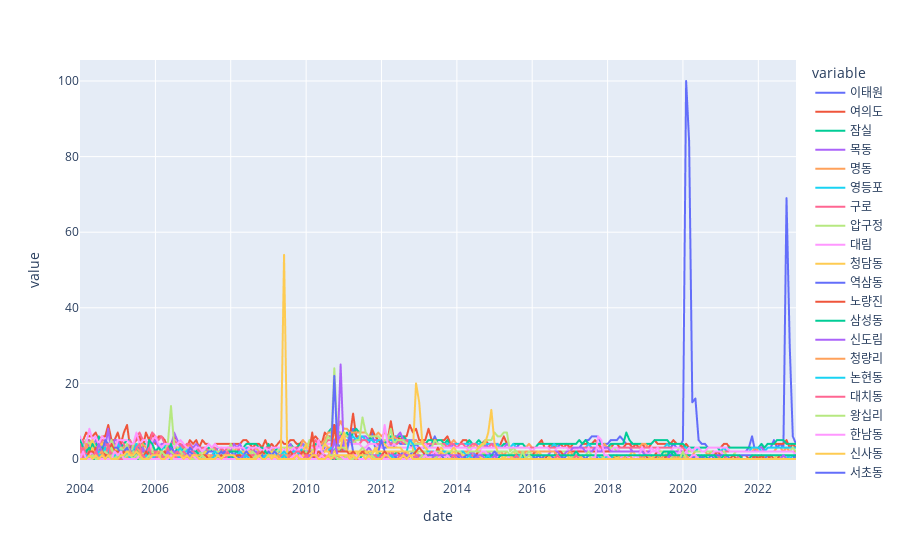

Source (notebook cell):
### Code cell
figure = px.line(df, x="date", y=kw[:50])
figure.show()

### Figure 1 — Plotly figure (JSON) as saved in the notebook; plotly's stock layout.template omitted (floating-point values rounded to 4 significant figures; data arrays with more than 128 entries replaced by an {"elided": "..."} marker saying what was removed)
{"data": [{"hovertemplate": "variable=이태원<br>date=%{x}<br>value=%{y}<extra></extra>", "legendgroup": "이태원", "line": {"color": "#636efa", "dash": "solid"}, "marker": {"symbol": "circle"}, "mode": "lines", "name": "이태원", "showlegend": true, "type": "scattergl", "x": {"elided": "229 str values"}, "xaxis": "x", "y": {"elided": "229 int values"}, "yaxis": "y"}, {"hovertemplate": "variable=여의도<br>date=%{x}<br>value=%{y}<extra></extra>", "legendgroup": "여의도", "line": {"color": "#EF553B", "dash": "solid"}, "marker": {"symbol": "circle"}, "mode": "lines", "name": "여의도", "showlegend": true, "type": "scattergl", "x": {"elided": "229 str values"}, "xaxis": "x", "y": {"elided": "229 int values"}, "yaxis": "y"}, {"hovertemplate": "variable=잠실<br>date=%{x}<br>value=%{y}<extra></extra>", "legendgroup": "잠실", "line": {"color": "#00cc96", "dash": "solid"}, "marker": {"symbol": "circle"}, "mode": "lines", "name": "잠실", "showlegend": true, "type": "scattergl", "x": {"elided": "229 str values"}, "xaxis": "x", "y": {"elided": "229 int values"}, "yaxis": "y"}, {"hovertemplate": "variable=목동<br>date=%{x}<br>value=%{y}<extra></extra>", "legendgroup": "목동", "line": {"color": "#ab63fa", "dash": "solid"}, "marker": {"symbol": "circle"}, "mode": "lines", "name": "목동", "showlegend": true, "type": "scattergl", "x": {"elided": "229 str values"}, "xaxis": "x", "y": {"elided": "229 int values"}, "yaxis": "y"}, {"hovertemplate": "variable=명동<br>date=%{x}<br>value=%{y}<extra></extra>", "legendgroup": "명동", "line": {"color": "#FFA15A", "dash": "solid"}, "marker": {"symbol": "circle"}, "mode": "lines", "name": "명동", "showlegend": true, "type": "scattergl", "x": {"elided": "229 str values"}, "xaxis": "x", "y": {"elided": "229 int values"}, "yaxis": "y"}, {"hovertemplate": "variable=영등포<br>date=%{x}<br>value=%{y}<extra></extra>", "legendgroup": "영등포", "line": {"color": "#19d3f3", "dash": "solid"}, "marker": {"symbol": "circle"}, "mode": "lines", "name": "영등포", "showlegend": true, "type": "scattergl", "x": {"elided": "229 str values"}, "xaxis": "x", "y": {"elided": "229 int values"}, "yaxis": "y"}, {"hovertemplate": "variable=구로<br>date=%{x}<br>value=%{y}<extra></extra>", "legendgroup": "구로", "line": {"color": "#FF6692", "dash": "solid"}, "marker": {"symbol": "circle"}, "mode": "lines", "name": "구로", "showlegend": true, "type": "scattergl", "x": {"elided": "229 str values"}, "xaxis": "x", "y": {"elided": "229 int values"}, "yaxis": "y"}, {"hovertemplate": "variable=압구정<br>date=%{x}<br>value=%{y}<extra></extra>", "legendgroup": "압구정", "line": {"color": "#B6E880", "dash": "solid"}, "marker": {"symbol": "circle"}, "mode": "lines", "name": "압구정", "showlegend": true, "type": "scattergl", "x": {"elided": "229 str values"}, "xaxis": "x", "y": {"elided": "229 int values"}, "yaxis": "y"}, {"hovertemplate": "variable=대림<br>date=%{x}<br>value=%{y}<extra></extra>", "legendgroup": "대림", "line": {"color": "#FF97FF", "dash": "solid"}, "marker": {"symbol": "circle"}, "mode": "lines", "name": "대림", "showlegend": true, "type": "scattergl", "x": {"elided": "229 str values"}, "xaxis": "x", "y": {"elided": "229 int values"}, "yaxis": "y"}, {"hovertemplate": "variable=청담동<br>date=%{x}<br>value=%{y}<extra></extra>", "legendgroup": "청담동", "line": {"color": "#FECB52", "dash": "solid"}, "marker": {"symbol": "circle"}, "mode": "lines", "name": "청담동", "showlegend": true, "type": "scattergl", "x": {"elided": "229 str values"}, "xaxis": "x", "y": {"elided": "229 int values"}, "yaxis": "y"}, {"hovertemplate": "variable=역삼동<br>date=%{x}<br>value=%{y}<extra></extra>", "legendgroup": "역삼동", "line": {"color": "#636efa", "dash": "solid"}, "marker": {"symbol": "circle"}, "mode": "lines", "name": "역삼동", "showlegend": true, "type": "scattergl", "x": {"elided": "229 str values"}, "xaxis": "x", "y": {"elided": "229 int values"}, "yaxis": "y"}, {"hovertemplate": "variable=노량진<br>date=%{x}<br>value=%{y}<extra></extra>", "legendgroup": "노량진", "line": {"color": "#EF553B", "dash": "solid"}, "marker": {"symbol": "circle"}, "mode": "lines", "name": "노량진", "showlegend": true, "type": "scattergl", "x": {"elided": "229 str values"}, "xaxis": "x", "y": {"elided": "229 int values"}, "yaxis": "y"}, {"hovertemplate": "variable=삼성동<br>date=%{x}<br>value=%{y}<extra></extra>", "legendgroup": "삼성동", "line": {"color": "#00cc96", "dash": "solid"}, "marker": {"symbol": "circle"}, "mode": "lines", "name": "삼성동", "showlegend": true, "type": "scattergl", "x": {"elided": "229 str values"}, "xaxis": "x", "y": {"elided": "229 int values"}, "yaxis": "y"}, {"hovertemplate": "variable=신도림<br>date=%{x}<br>value=%{y}<extra></extra>", "legendgroup": "신도림", "line": {"color": "#ab63fa", "dash": "solid"}, "marker": {"symbol": "circle"}, "mode": "lines", "name": "신도림", "showlegend": true, "type": "scattergl", "x": {"elided": "229 str values"}, "xaxis": "x", "y": {"elided": "229 int values"}, "yaxis": "y"}, {"hovertemplate": "variable=청량리<br>date=%{x}<br>value=%{y}<extra></extra>", "legendgroup": "청량리", "line": {"color": "#FFA15A", "dash": "solid"}, "marker": {"symbol": "circle"}, "mode": "lines", "name": "청량리", "showlegend": true, "type": "scattergl", "x": {"elided": "229 str values"}, "xaxis": "x", "y": {"elided": "229 int values"}, "yaxis": "y"}, {"hovertemplate": "variable=논현동<br>date=%{x}<br>value=%{y}<extra></extra>", "legendgroup": "논현동", "line": {"color": "#19d3f3", "dash": "solid"}, "marker": {"symbol": "circle"}, "mode": "lines", "name": "논현동", "showlegend": true, "type": "scattergl", "x": {"elided": "229 str values"}, "xaxis": "x", "y": {"elided": "229 int values"}, "yaxis": "y"}, {"hovertemplate": "variable=대치동<br>date=%{x}<br>value=%{y}<extra></extra>", "legendgroup": "대치동", "line": {"color": "#FF6692", "dash": "solid"}, "marker": {"symbol": "circle"}, "mode": "lines", "name": "대치동", "showlegend": true, "type": "scattergl", "x": {"elided": "229 str values"}, "xaxis": "x", "y": {"elided": "229 int values"}, "yaxis": "y"}, {"hovertemplate": "variable=왕십리<br>date=%{x}<br>value=%{y}<extra></extra>", "legendgroup": "왕십리", "line": {"color": "#B6E880", "dash": "solid"}, "marker": {"symbol": "circle"}, "mode": "lines", "name": "왕십리", "showlegend": true, "type": "scattergl", "x": {"elided": "229 str values"}, "xaxis": "x", "y": {"elided": "229 int values"}, "yaxis": "y"}, {"hovertemplate": "variable=한남동<br>date=%{x}<br>value=%{y}<extra></extra>", "legendgroup": "한남동", "line": {"color": "#FF97FF", "dash": "solid"}, "marker": {"symbol": "circle"}, "mode": "lines", "name": "한남동", "showlegend": true, "type": "scattergl", "x": {"elided": "229 str values"}, "xaxis": "x", "y": {"elided": "229 int values"}, "yaxis": "y"}, {"hovertemplate": "variable=신사동<br>date=%{x}<br>value=%{y}<extra></extra>", "legendgroup": "신사동", "line": {"color": "#FECB52", "dash": "solid"}, "marker": {"symbol": "circle"}, "mode": "lines", "name": "신사동", "showlegend": true, "type": "scattergl", "x": {"elided": "229 str values"}, "xaxis": "x", "y": {"elided": "229 int values"}, "yaxis": "y"}, {"hovertemplate": "variable=서초동<br>date=%{x}<br>value=%{y}<extra></extra>", "legendgroup": "서초동", "line": {"color": "#636efa", "dash": "solid"}, "marker": {"symbol": "circle"}, "mode": "lines", "name": "서초동", "showlegend": true, "type": "scattergl", "x": {"elided": "229 str values"}, "xaxis": "x", "y": {"elided": "229 int values"}, "yaxis": "y"}, {"hovertemplate": "variable=신림동<br>date=%{x}<br>value=%{y}<extra></extra>", "legendgroup": "신림동", "line": {"color": "#EF553B", "dash": "solid"}, "marker": {"symbol": "circle"}, "mode": "lines", "name": "신림동", "showlegend": true, "type": "scattergl", "x": {"elided": "229 str values"}, "xaxis": "x", "y": {"elided": "229 int values"}, "yaxis": "y"}, {"hovertemplate": "variable=을지로<br>date=%{x}<br>value=%{y}<extra></extra>", "legendgroup": "을지로", "line": {"color": "#00cc96", "dash": "solid"}, "marker": {"symbol": "circle"}, "mode": "lines", "name": "을지로", "showlegend": true, "type": "scattergl", "x": {"elided": "229 str values"}, "xaxis": "x", "y": {"elided": "229 int values"}, "yaxis": "y"}, {"hovertemplate": "variable=보라매<br>date=%{x}<br>value=%{y}<extra></extra>", "legendgroup": "보라매", "line": {"color": "#ab63fa", "dash": "solid"}, "marker": {"symbol": "circle"}, "mode": "lines", "name": "보라매", "showlegend": true, "type": "scattergl", "x": {"elided": "229 str values"}, "xaxis": "x", "y": {"elided": "229 int values"}, "yaxis": "y"}, {"hovertemplate": "variable=창동<br>date=%{x}<br>value=%{y}<extra></extra>", "legendgroup": "창동", "line": {"color": "#FFA15A", "dash": "solid"}, "marker": {"symbol": "circle"}, "mode": "lines", "name": "창동", "showlegend": true, "type": "scattergl", "x": {"elided": "229 str values"}, "xaxis": "x", "y": {"elided": "229 int values"}, "yaxis": "y"}, {"hovertemplate": "variable=양재동<br>date=%{x}<br>value=%{y}<extra></extra>", "legendgroup": "양재동", "line": {"color": "#19d3f3", "dash": "solid"}, "marker": {"symbol": "circle"}, "mode": "lines", "name": "양재동", "showlegend": true, "type": "scattergl", "x": {"elided": "229 str values"}, "xaxis": "x", "y": {"elided": "229 int values"}, "yaxis": "y"}, {"hovertemplate": "variable=방배동<br>date=%{x}<br>value=%{y}<extra></extra>", "legendgroup": "방배동", "line": {"color": "#FF6692", "dash": "solid"}, "marker": {"symbol": "circle"}, "mode": "lines", "name": "방배동", "showlegend": true, "type": "scattergl", "x": {"elided": "229 str values"}, "xaxis": "x", "y": {"elided": "229 int values"}, "yaxis": "y"}, {"hovertemplate": "variable=장안동<br>date=%{x}<br>value=%{y}<extra></extra>", "legendgroup": "장안동", "line": {"color": "#B6E880", "dash": "solid"}, "marker": {"symbol": "circle"}, "mode": "lines", "name": "장안동", "showlegend": true, "type": "scattergl", "x": {"elided": "229 str values"}, "xaxis": "x", "y": {"elided": "229 int values"}, "yaxis": "y"}, {"hovertemplate": "variable=위례<br>date=%{x}<br>value=%{y}<extra></extra>", "legendgroup": "위례", "line": {"color": "#FF97FF", "dash": "solid"}, "marker": {"symbol": "circle"}, "mode": "lines", "name": "위례", "showlegend": true, "type": "scattergl", "x": {"elided": "229 str values"}, "xaxis": "x", "y": {"elided": "229 int values"}, "yaxis": "y"}, {"hovertemplate": "variable=삼청동<br>date=%{x}<br>value=%{y}<extra></extra>", "legendgroup": "삼청동", "line": {"color": "#FECB52", "dash": "solid"}, "marker": {"symbol": "circle"}, "mode": "lines", "name": "삼청동", "showlegend": true, "type": "scattergl", "x": {"elided": "229 str values"}, "xaxis": "x", "y": {"elided": "229 int values"}, "yaxis": "y"}, {"hovertemplate": "variable=성수동<br>date=%{x}<br>value=%{y}<extra></extra>", "legendgroup": "성수동", "line": {"color": "#636efa", "dash": "solid"}, "marker": {"symbol": "circle"}, "mode": "lines", "name": "성수동", "showlegend": true, "type": "scattergl", "x": {"elided": "229 str values"}, "xaxis": "x", "y": {"elided": "229 int values"}, "yaxis": "y"}, {"hovertemplate": "variable=천호동<br>date=%{x}<br>value=%{y}<extra></extra>", "legendgroup": "천호동", "line": {"color": "#EF553B", "dash": "solid"}, "marker": {"symbol": "circle"}, "mode": "lines", "name": "천호동", "showlegend": true, "type": "scattergl", "x": {"elided": "229 str values"}, "xaxis": "x", "y": {"elided": "229 int values"}, "yaxis": "y"}, {"hovertemplate": "variable=길동<br>date=%{x}<br>value=%{y}<extra></extra>", "legendgroup": "길동", "line": {"color": "#00cc96", "dash": "solid"}, "marker": {"symbol": "circle"}, "mode": "lines", "name": "길동", "showlegend": true, "type": "scattergl", "x": {"elided": "229 str values"}, "xaxis": "x", "y": {"elided": "229 int values"}, "yaxis": "y"}, {"hovertemplate": "variable=화곡동<br>date=%{x}<br>value=%{y}<extra></extra>", "legendgroup": "화곡동", "line": {"color": "#ab63fa", "dash": "solid"}, "marker": {"symbol": "circle"}, "mode": "lines", "name": "화곡동", "showlegend": true, "type": "scattergl", "x": {"elided": "229 str values"}, "xaxis": "x", "y": {"elided": "229 int values"}, "yaxis": "y"}, {"hovertemplate": "variable=방이동<br>date=%{x}<br>value=%{y}<extra></extra>", "legendgroup": "방이동", "line": {"color": "#FFA15A", "dash": "solid"}, "marker": {"symbol": "circle"}, "mode": "lines", "name": "방이동", "showlegend": true, "type": "scattergl", "x": {"elided": "229 str values"}, "xaxis": "x", "y": {"elided": "229 int values"}, "yaxis": "y"}, {"hovertemplate": "variable=낙성대<br>date=%{x}<br>value=%{y}<extra></extra>", "legendgroup": "낙성대", "line": {"color": "#19d3f3", "dash": "solid"}, "marker": {"symbol": "circle"}, "mode": "lines", "name": "낙성대", "showlegend": true, "type": "scattergl", "x": {"elided": "229 str values"}, "xaxis": "x", "y": {"elided": "229 int values"}, "yaxis": "y"}, {"hovertemplate": "variable=도곡동<br>date=%{x}<br>value=%{y}<extra></extra>", "legendgroup": "도곡동", "line": {"color": "#FF6692", "dash": "solid"}, "marker": {"symbol": "circle"}, "mode": "lines", "name": "도곡동", "showlegend": true, "type": "scattergl", "x": {"elided": "229 str values"}, "xaxis": "x", "y": {"elided": "229 int values"}, "yaxis": "y"}, {"hovertemplate": "variable=가락동<br>date=%{x}<br>value=%{y}<extra></extra>", "legendgroup": "가락동", "line": {"color": "#B6E880", "dash": "solid"}, "marker": {"symbol": "circle"}, "mode": "lines", "name": "가락동", "showlegend": true, "type": "scattergl", "x": {"elided": "229 str values"}, "xaxis": "x", "y": {"elided": "229 int values"}, "yaxis": "y"}, {"hovertemplate": "variable=상암동<br>date=%{x}<br>value=%{y}<extra></extra>", "legendgroup": "상암동", "line": {"color": "#FF97FF", "dash": "solid"}, "marker": {"symbol": "circle"}, "mode": "lines", "name": "상암동", "showlegend": true, "type": "scattergl", "x": {"elided": "229 str values"}, "xaxis": "x", "y": {"elided": "229 int values"}, "yaxis": "y"}, {"hovertemplate": "variable=중앙동<br>date=%{x}<br>value=%{y}<extra></extra>", "legendgroup": "중앙동", "line": {"color": "#FECB52", "dash": "solid"}, "marker": {"symbol": "circle"}, "mode": "lines", "name": "중앙동", "showlegend": true, "type": "scattergl", "x": {"elided": "229 str values"}, "xaxis": "x", "y": {"elided": "229 int values"}, "yaxis": "y"}, {"hovertemplate": "variable=연희동<br>date=%{x}<br>value=%{y}<extra></extra>", "legendgroup": "연희동", "line": {"color": "#636efa", "dash": "solid"}, "marker": {"symbol": "circle"}, "mode": "lines", "name": "연희동", "showlegend": true, "type": "scattergl", "x": {"elided": "229 str values"}, "xaxis": "x", "y": {"elided": "229 int values"}, "yaxis": "y"}, {"hovertemplate": "variable=능동<br>date=%{x}<br>value=%{y}<extra></extra>", "legendgroup": "능동", "line": {"color": "#EF553B", "dash": "solid"}, "marker": {"symbol": "circle"}, "mode": "lines", "name": "능동", "showlegend": true, "type": "scattergl", "x": {"elided": "229 str values"}, "xaxis": "x", "y": {"elided": "229 int values"}, "yaxis": "y"}, {"hovertemplate": "variable=연남동<br>date=%{x}<br>value=%{y}<extra></extra>", "legendgroup": "연남동", "line": {"color": "#00cc96", "dash": "solid"}, "marker": {"symbol": "circle"}, "mode": "lines", "name": "연남동", "showlegend": true, "type": "scattergl", "x": {"elided": "229 str values"}, "xaxis": "x", "y": {"elided": "229 int values"}, "yaxis": "y"}, {"hovertemplate": "variable=신당동<br>date=%{x}<br>value=%{y}<extra></extra>", "legendgroup": "신당동", "line": {"color": "#ab63fa", "dash": "solid"}, "marker": {"symbol": "circle"}, "mode": "lines", "name": "신당동", "showlegend": true, "type": "scattergl", "x": {"elided": "229 str values"}, "xaxis": "x", "y": {"elided": "229 int values"}, "yaxis": "y"}, {"hovertemplate": "variable=문정동<br>date=%{x}<br>value=%{y}<extra></extra>", "legendgroup": "문정동", "line": {"color": "#FFA15A", "dash": "solid"}, "marker": {"symbol": "circle"}, "mode": "lines", "name": "문정동", "showlegend": true, "type": "scattergl", "x": {"elided": "229 str values"}, "xaxis": "x", "y": {"elided": "229 int values"}, "yaxis": "y"}, {"hovertemplate": "variable=답십리<br>date=%{x}<br>value=%{y}<extra></extra>", "legendgroup": "답십리", "line": {"color": "#19d3f3", "dash": "solid"}, "marker": {"symbol": "circle"}, "mode": "lines", "name": "답십리", "showlegend": true, "type": "scattergl", "x": {"elided": "229 str values"}, "xaxis": "x", "y": {"elided": "229 int values"}, "yaxis": "y"}, {"hovertemplate": "variable=독산동<br>date=%{x}<br>value=%{y}<extra></extra>", "legendgroup": "독산동", "line": {"color": "#FF6692", "dash": "solid"}, "marker": {"symbol": "circle"}, "mode": "lines", "name": "독산동", "showlegend": true, "type": "scattergl", "x": {"elided": "229 str values"}, "xaxis": "x", "y": {"elided": "229 int values"}, "yaxis": "y"}, {"hovertemplate": "variable=신정동<br>date=%{x}<br>value=%{y}<extra></extra>", "legendgroup": "신정동", "line": {"color": "#B6E880", "dash": "solid"}, "marker": {"symbol": "circle"}, "mode": "lines", "name": "신정동", "showlegend": true, "type": "scattergl", "x": {"elided": "229 str values"}, "xaxis": "x", "y": {"elided": "229 int values"}, "yaxis": "y"}, {"hovertemplate": "variable=부암동<br>date=%{x}<br>value=%{y}<extra></extra>", "legendgroup": "부암동", "line": {"color": "#FF97FF", "dash": "solid"}, "marker": {"symbol": "circle"}, "mode": "lines", "name": "부암동", "showlegend": true, "type": "scattergl", "x": {"elided": "229 str values"}, "xaxis": "x", "y": {"elided": "229 int values"}, "yaxis": "y"}, {"hovertemplate": "variable=사당동<br>date=%{x}<br>value=%{y}<extra></extra>", "legendgroup": "사당동", "line": {"color": "#FECB52", "dash": "solid"}, "marker": {"symbol": "circle"}, "mode": "lines", "name": "사당동", "showlegend": true, "type": "scattergl", "x": {"elided": "229 str values"}, "xaxis": "x", "y": {"elided": "229 int values"}, "yaxis": "y"}], "layout": {"legend": {"title": {"text": "variable"}, "tracegroupgap": 0}, "margin": {"t": 60}, "xaxis": {"anchor": "y", "domain": [0, 1], "title": {"text": "date"}}, "yaxis": {"anchor": "x", "domain": [0, 1], "title": {"text": "value"}}}}
